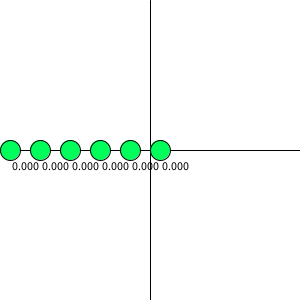
Frame 1 (no input)
Frame 60 (the mouse pressed at the canvas centre just before this capture): identical to frame 1, image omitted
Frame 120 (the mouse held since frame 60 and released just before this capture): identical to frame 1, image omitted

The Processing sketch that drew this single still picture (run headless with seeded random() and noise(); from frame 60 on, the mouse is pressed at the canvas centre):

// Processing sketch: Graph
// ── Graph.pde
class Handle {
  float x, y;
  color c;
  float r;
  boolean selected;
  Handle (float x, float y, color c) {
    this.x = x;
    this.y = y;
    this.c = c;
    r = 10;
  }
  void draw() {
    pushStyle();
    color col = c;
    if (selected) {
      col = color((hue(c)+128) % 256, 255, 255);
    }
    fill(col);
    ellipse(x, y, 2*r, 2*r);
    popStyle();
  }
  boolean hit(float px, float py) {
    return dist(x, y, px, py) < r;
  }
}

class Slider extends Handle {
  float minv, maxv;
  float value;
  Slider(float x, float minv, float maxv, color c) {
    super(x, 0, c);
    this.minv = minv;
    this.maxv = maxv;
    setValue(0);
  }
  void setValue(float v) {
    value = v;
    y = map(v, minv, maxv, height, 0);
  }
  void moveTo(float y) {
    this.y = y;
    value = map(y, height, 0, minv, maxv); 
  }
  void draw() {
    super.draw();
    pushStyle();
    fill(0, 0, 0);
    text(value, x, y + 2*r);
    popStyle();
  }
}

ArrayList<Slider> sliders;
int numSliders = 6;
float minv = -10, maxv = 10;

float f(float x) {
  float a = sliders.get(0).value;
  float b = sliders.get(1).value;
  float c = sliders.get(2).value;
  float d = sliders.get(3).value;
  float e = sliders.get(4).value;
  float f = sliders.get(5).value;
  //return a*x*x*x*x*x + b*x*x*x*x + c*x*x*x + d*x*x + e*x + f;
  return a*sin(b*x+c) + d*sin(e*x+f); 
}

void setup() {
  size(300, 300);
  colorMode(HSB);
  sliders = new ArrayList<Slider>();
  for (int i = 0; i < numSliders; i++) {
    Slider s = new Slider(10 + i * 30, minv, maxv, color(100, 255, 255));
    sliders.add(s);
  }
}

void draw() {
  background(255);
  
  // 画面に描く座標の縦横幅を決めておく。
  float minx = -1, maxx = 1;
  float miny = -1, maxy = 1;
  
  // 真ん中の点を計算して座標の線を描く。
  float mx = map((minx+maxx)/2, minx, maxx, 0, width);
  float my = map((miny + maxy)/2, miny, maxy, height, 0);
  line(0, my, width, my);
  line(mx, 0, mx, height);
  
  // f(x)のグラフを描く。
  float lastY = 0;
  for (int px = 0; px < width; px++) {
    float x = map(px, 0, width, minx, maxx);
    float py = map(f(x), miny, maxy, height, 0);
    if (0 < px) {
      line(px - 1, lastY, px, py);
    } else {
      point(px, py);
    }
    lastY = py;
  }

  for (Slider s : sliders) {
    s.draw();
  }
}

Slider dragging = null;
float dragStartX, dragStartY;
float dragOriginX, dragOriginY;

void mouseMoved() {
  for (Slider s : sliders) {
    s.selected = s.hit(mouseX, mouseY);
  }
}

void mousePressed() {
  for (Slider s : sliders) {
    if (s.selected) {
      dragging = s;
      break;
    }
  }
  if (dragging != null) {
    dragStartX = mouseX;
    dragStartY = mouseY;
    dragOriginX = dragging.x;
    dragOriginY = dragging.y;
  }
}

void mouseDragged() {
  if (dragging == null) {
    return;
  }
  dragging.moveTo(dragOriginY + (mouseY - dragStartY));
}

void mouseReleased() {
  dragging = null;
}
